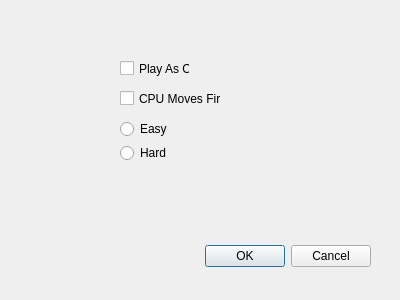
<?xml version="1.0" encoding="UTF-8"?>
<ui version="4.0">
 <class>Dialog</class>
 <widget class="QDialog" name="Dialog">
  <property name="geometry">
   <rect>
    <x>0</x>
    <y>0</y>
    <width>400</width>
    <height>300</height>
   </rect>
  </property>
  <property name="windowTitle">
   <string>Dialog</string>
  </property>
  <widget class="QDialogButtonBox" name="buttonBox">
   <property name="geometry">
    <rect>
     <x>30</x>
     <y>240</y>
     <width>341</width>
     <height>32</height>
    </rect>
   </property>
   <property name="orientation">
    <enum>Qt::Horizontal</enum>
   </property>
   <property name="standardButtons">
    <set>QDialogButtonBox::Cancel|QDialogButtonBox::Ok</set>
   </property>
  </widget>
  <widget class="QCheckBox" name="moveFirst">
   <property name="geometry">
    <rect>
     <x>120</x>
     <y>90</y>
     <width>101</width>
     <height>17</height>
    </rect>
   </property>
   <property name="text">
    <string>CPU Moves First</string>
   </property>
  </widget>
  <widget class="QCheckBox" name="playerMarkBox">
   <property name="geometry">
    <rect>
     <x>120</x>
     <y>60</y>
     <width>70</width>
     <height>17</height>
    </rect>
   </property>
   <property name="text">
    <string>Play As Os</string>
   </property>
  </widget>
  <widget class="QWidget" name="">
   <property name="geometry">
    <rect>
     <x>120</x>
     <y>120</y>
     <width>48</width>
     <height>42</height>
    </rect>
   </property>
   <layout class="QVBoxLayout" name="verticalLayout">
    <item>
     <widget class="QRadioButton" name="easyButton">
      <property name="text">
       <string>Easy</string>
      </property>
     </widget>
    </item>
    <item>
     <widget class="QRadioButton" name="hardButton">
      <property name="text">
       <string>Hard</string>
      </property>
     </widget>
    </item>
   </layout>
  </widget>
 </widget>
 <resources/>
 <connections>
  <connection>
   <sender>buttonBox</sender>
   <signal>accepted()</signal>
   <receiver>Dialog</receiver>
   <slot>accept()</slot>
   <hints>
    <hint type="sourcelabel">
     <x>248</x>
     <y>254</y>
    </hint>
    <hint type="destinationlabel">
     <x>157</x>
     <y>274</y>
    </hint>
   </hints>
  </connection>
  <connection>
   <sender>buttonBox</sender>
   <signal>rejected()</signal>
   <receiver>Dialog</receiver>
   <slot>reject()</slot>
   <hints>
    <hint type="sourcelabel">
     <x>316</x>
     <y>260</y>
    </hint>
    <hint type="destinationlabel">
     <x>286</x>
     <y>274</y>
    </hint>
   </hints>
  </connection>
 </connections>
</ui>
